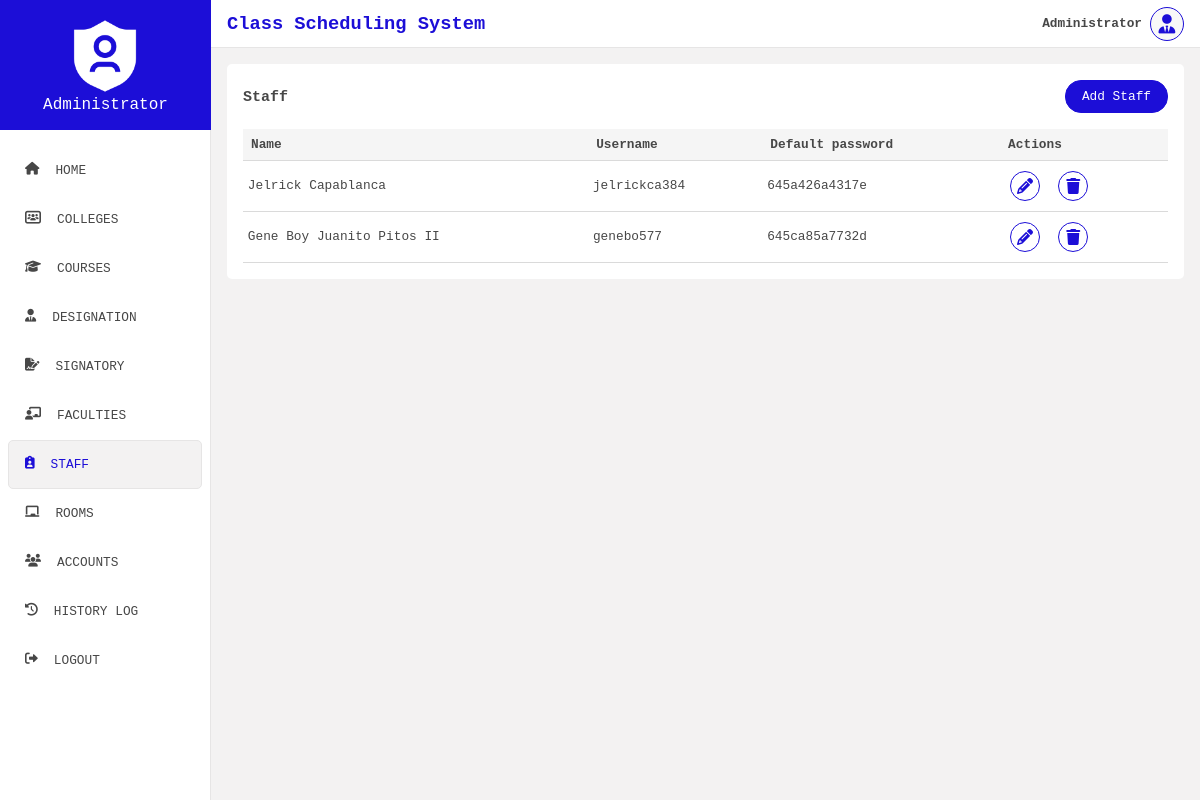
The app's page /view/staff.php (signed in) with its own data.
### tables this page shows
CREATE TABLE `users` (
  `user_id` varchar(50) NOT NULL,
  `fname` varchar(50) NOT NULL,
  `mname` varchar(50) NOT NULL,
  `lname` varchar(50) NOT NULL,
  `ext` varchar(20) NOT NULL,
  `fac_id` varchar(50) NOT NULL,
  `username` varchar(50) NOT NULL,
  `password` varchar(100) NOT NULL,
  `user_type` varchar(50) NOT NULL
);

### config/Dbh.php (called while the page is built)
<?php
class Dbh{
    private $host = "localhost";
    private $db_name = "class_scheduling";
    private $username = "root";
    private $password = "";
    public function connect(){
        try{
            $conn = new PDO("mysql:host=".$this->host.";dbname=".$this->db_name, $this->username, $this->password);
            $conn->setAttribute(PDO::ATTR_ERRMODE, PDO::ERRMODE_EXCEPTION);
            return $conn;
        } catch (PDOException $e){
            echo "Connection failed " . $e->getMessage();
        }
    }
}

### models/UserModel.php (called while the page is built, shortened)
<?php
require_once "../config/Dbh.php";
class UserModel extends Dbh {
    private $conn;
    public function __construct(){
        $this->conn = $this->connect();
    }
    public function read_staff(){
        $sql = "SELECT * FROM users WHERE user_type=?";
        $stmt = $this->conn->prepare($sql);
        $stmt->execute(["staff"]);
        return $stmt->fetchAll(PDO::FETCH_ASSOC);
    }
}

### controllers/UserContr.php (called while the page is built, shortened)
<?php
require_once "../models/UserModel.php";
class UserContr extends UserModel {
    public function get_staff(){
        return $this->read_staff();
    }
}

### view/staff.php (the view, shortened to what this page needs)
<?php
    require_once "../controllers/UserContr.php";
    $user_contr = new UserContr();
?>
<!DOCTYPE html>
<html lang="en">
<head>
    <link rel="stylesheet" href="../public/css/general.css">
    <link rel="stylesheet" href="../public/css/all.css">
</head>
<body>
    <div class="container">
        <?php include '../includes/sidebar.php'; ?>
        <div class="main">
            <?php include '../includes/header.php'; ?>
            <div class="content">
                <div class="table_container">
                    <section>
                        <h3>Staff</h3>
                        <button class="add_btn" id="add_staff">
                            <span>Add Staff</span>
                        </button>
                    </section>
                    <table>
                        <th>Name</th>
                        <th>Username</th>
                        <th>Default password</th>
                        <th>Actions</th>
                        <tbody id="position_list">
                            <?php
                            if(count($user_contr->get_staff()) > 0){
                                foreach($user_contr->get_staff() as $staff){
                                    ?>
                                    <tr>
                                        <td><?php echo $staff["fname"] . " " . $staff["mname"] . " " . $staff["lname"] . " " . $staff["ext"]; ?></td>
                                        <td><?php echo $staff["username"];?></td>
                                        <td><?php echo $staff["user_id"]; ?></td>
                                        <td>
                                            <div class="actions_con">
                                                <div class="actions">
                                                    <button class="tb_action_item" onclick='handleStaffEdit(`<?php echo json_encode($staff); ?>`);' title="edit">
                                                        <i class="fas fa-pencil"></i>
                                                    </button>
                                                    <button class="tb_action_item" title="delete" onclick="handleDeleteStaff(`<?php echo $staff['user_id']?>`);">
                                                        <i class="fas fa-trash"></i>
                                                    </button>
                                                </div>
                                            </div>
                                        </td>
                                    </tr>
                                    <?php
                                }
                            }
                            ?>
                        </tbody>
                    </table>
                </div>
            </div>
        </div>
    </div>
</body>
</html>

### public/css/general.css (style rules this page uses)
* { padding: 0; margin: 0; box-sizing: border-box; font-family: 'Courier New', Courier, monospace; }
:root { --primary: #ffffff; --secondary: #474747; --blue-accent: #1c0ed7; --orange-accent: #F15412; }
body { background-color: #f3f2f2; height: 90vh; }
.container { display: flex; }
.main { width: 100%; display: flex; flex-direction: column; }
.content { flex: 1; padding: 1rem; width: 100%; font-size: .8rem; }
.table_container { background-color: var(--primary); padding: 1rem; border-radius: 5px; color: var(--secondary); overflow-y: auto; }
.table_container section { display: flex; align-items: center; justify-content: space-between; margin-bottom: 1rem; }
.add_btn { background-color: var(--blue-accent); color: var(--primary); border: none; outline: none; border: 1px solid var(--blue-accent); font-size: .8rem; padding: .5rem 1rem; border-radius: 1rem; cursor: pointer; }
table { width: 100%; border-radius: 5px; border-collapse: collapse; }
td, th { border-bottom: 1px solid #dadada; }
th { background-color: #f5f5f5; padding: .5rem; text-align: left; }
td { padding: .3rem; }
.tb_action_item { margin-right: .5rem; border: none; outline: none; background-color: #FFF; cursor: pointer; margin: 5px; }
.tb_action_item i { font-size: 1rem; position: relative; background-color: var(--primary); border: 1px solid var(--blue-accent); color: var(--blue-accent); border-radius: 50%; width: 1.9rem; height: 1.9rem; text-align: center; }
.tb_action_item i::before { position: relative; top: 50%; transform: translateY(-50%); display: block; }
.actions_con { position: relative; }
.actions { align-items: center; }

### records on screen
users: fname "Jelrick", lname "Capablanca", username "jelrickca384", user_id "645a426a4317e"
users: fname "Gene Boy", mname "Juanito", lname "Pitos", ext "II", username "genebo577", user_id "645ca85a7732d"

### other values on screen
$_SESSION["user"]["fname"] "Administrator"
